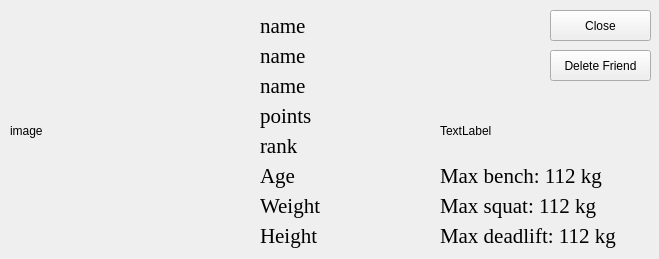
<?xml version="1.0" encoding="UTF-8"?>
<ui version="4.0">
 <class>FriendWindow</class>
 <widget class="QMainWindow" name="FriendWindow">
  <property name="geometry">
   <rect>
    <x>0</x>
    <y>0</y>
    <width>659</width>
    <height>259</height>
   </rect>
  </property>
  <property name="sizePolicy">
   <sizepolicy hsizetype="Fixed" vsizetype="Fixed">
    <horstretch>0</horstretch>
    <verstretch>0</verstretch>
   </sizepolicy>
  </property>
  <property name="minimumSize">
   <size>
    <width>659</width>
    <height>259</height>
   </size>
  </property>
  <property name="maximumSize">
   <size>
    <width>659</width>
    <height>259</height>
   </size>
  </property>
  <property name="windowTitle">
   <string>Friend</string>
  </property>
  <property name="windowIcon">
   <iconset resource="../resources/res.qrc">
    <normaloff>:/img/icon.jpg</normaloff>:/img/icon.jpg</iconset>
  </property>
  <widget class="QWidget" name="centralwidget">
   <widget class="QPushButton" name="backButton">
    <property name="geometry">
     <rect>
      <x>550</x>
      <y>10</y>
      <width>101</width>
      <height>31</height>
     </rect>
    </property>
    <property name="cursor">
     <cursorShape>PointingHandCursor</cursorShape>
    </property>
    <property name="text">
     <string>Close</string>
    </property>
   </widget>
   <widget class="QLabel" name="image">
    <property name="geometry">
     <rect>
      <x>10</x>
      <y>10</y>
      <width>241</width>
      <height>241</height>
     </rect>
    </property>
    <property name="text">
     <string>image</string>
    </property>
    <property name="scaledContents">
     <bool>true</bool>
    </property>
   </widget>
   <widget class="QLabel" name="name">
    <property name="geometry">
     <rect>
      <x>260</x>
      <y>40</y>
      <width>261</width>
      <height>31</height>
     </rect>
    </property>
    <property name="font">
     <font>
      <family>Times New Roman</family>
      <pointsize>16</pointsize>
     </font>
    </property>
    <property name="text">
     <string>name</string>
    </property>
   </widget>
   <widget class="QPushButton" name="delete_2">
    <property name="geometry">
     <rect>
      <x>550</x>
      <y>50</y>
      <width>101</width>
      <height>31</height>
     </rect>
    </property>
    <property name="cursor">
     <cursorShape>PointingHandCursor</cursorShape>
    </property>
    <property name="text">
     <string>Delete Friend</string>
    </property>
   </widget>
   <widget class="QLabel" name="hashtag">
    <property name="geometry">
     <rect>
      <x>260</x>
      <y>70</y>
      <width>261</width>
      <height>31</height>
     </rect>
    </property>
    <property name="font">
     <font>
      <family>Times New Roman</family>
      <pointsize>16</pointsize>
     </font>
    </property>
    <property name="text">
     <string>name</string>
    </property>
   </widget>
   <widget class="QLabel" name="email">
    <property name="geometry">
     <rect>
      <x>260</x>
      <y>10</y>
      <width>261</width>
      <height>31</height>
     </rect>
    </property>
    <property name="font">
     <font>
      <family>Times New Roman</family>
      <pointsize>16</pointsize>
     </font>
    </property>
    <property name="text">
     <string>name</string>
    </property>
   </widget>
   <widget class="QLabel" name="points">
    <property name="geometry">
     <rect>
      <x>260</x>
      <y>100</y>
      <width>171</width>
      <height>31</height>
     </rect>
    </property>
    <property name="font">
     <font>
      <family>Times New Roman</family>
      <pointsize>16</pointsize>
     </font>
    </property>
    <property name="text">
     <string>points</string>
    </property>
   </widget>
   <widget class="QLabel" name="rank">
    <property name="geometry">
     <rect>
      <x>260</x>
      <y>130</y>
      <width>171</width>
      <height>31</height>
     </rect>
    </property>
    <property name="font">
     <font>
      <family>Times New Roman</family>
      <pointsize>16</pointsize>
     </font>
    </property>
    <property name="text">
     <string>rank</string>
    </property>
   </widget>
   <widget class="QLabel" name="age">
    <property name="geometry">
     <rect>
      <x>260</x>
      <y>160</y>
      <width>171</width>
      <height>31</height>
     </rect>
    </property>
    <property name="font">
     <font>
      <family>Times New Roman</family>
      <pointsize>16</pointsize>
     </font>
    </property>
    <property name="text">
     <string>Age</string>
    </property>
   </widget>
   <widget class="QLabel" name="weight">
    <property name="geometry">
     <rect>
      <x>260</x>
      <y>190</y>
      <width>171</width>
      <height>31</height>
     </rect>
    </property>
    <property name="font">
     <font>
      <family>Times New Roman</family>
      <pointsize>16</pointsize>
     </font>
    </property>
    <property name="text">
     <string>Weight</string>
    </property>
   </widget>
   <widget class="QLabel" name="height">
    <property name="geometry">
     <rect>
      <x>260</x>
      <y>220</y>
      <width>171</width>
      <height>31</height>
     </rect>
    </property>
    <property name="font">
     <font>
      <family>Times New Roman</family>
      <pointsize>16</pointsize>
     </font>
    </property>
    <property name="text">
     <string>Height</string>
    </property>
   </widget>
   <widget class="QLabel" name="rankicon">
    <property name="geometry">
     <rect>
      <x>440</x>
      <y>100</y>
      <width>61</width>
      <height>61</height>
     </rect>
    </property>
    <property name="text">
     <string>TextLabel</string>
    </property>
   </widget>
   <widget class="QLabel" name="bench">
    <property name="geometry">
     <rect>
      <x>440</x>
      <y>160</y>
      <width>211</width>
      <height>31</height>
     </rect>
    </property>
    <property name="font">
     <font>
      <family>Times New Roman</family>
      <pointsize>16</pointsize>
     </font>
    </property>
    <property name="text">
     <string>Max bench: 112 kg</string>
    </property>
   </widget>
   <widget class="QLabel" name="squat">
    <property name="geometry">
     <rect>
      <x>440</x>
      <y>190</y>
      <width>211</width>
      <height>31</height>
     </rect>
    </property>
    <property name="font">
     <font>
      <family>Times New Roman</family>
      <pointsize>16</pointsize>
     </font>
    </property>
    <property name="text">
     <string>Max squat: 112 kg</string>
    </property>
   </widget>
   <widget class="QLabel" name="deadlift">
    <property name="geometry">
     <rect>
      <x>440</x>
      <y>220</y>
      <width>211</width>
      <height>31</height>
     </rect>
    </property>
    <property name="font">
     <font>
      <family>Times New Roman</family>
      <pointsize>16</pointsize>
     </font>
    </property>
    <property name="text">
     <string>Max deadlift: 112 kg</string>
    </property>
   </widget>
  </widget>
 </widget>
 <resources>
  <include location="../resources/res.qrc"/>
 </resources>
 <connections/>
</ui>
